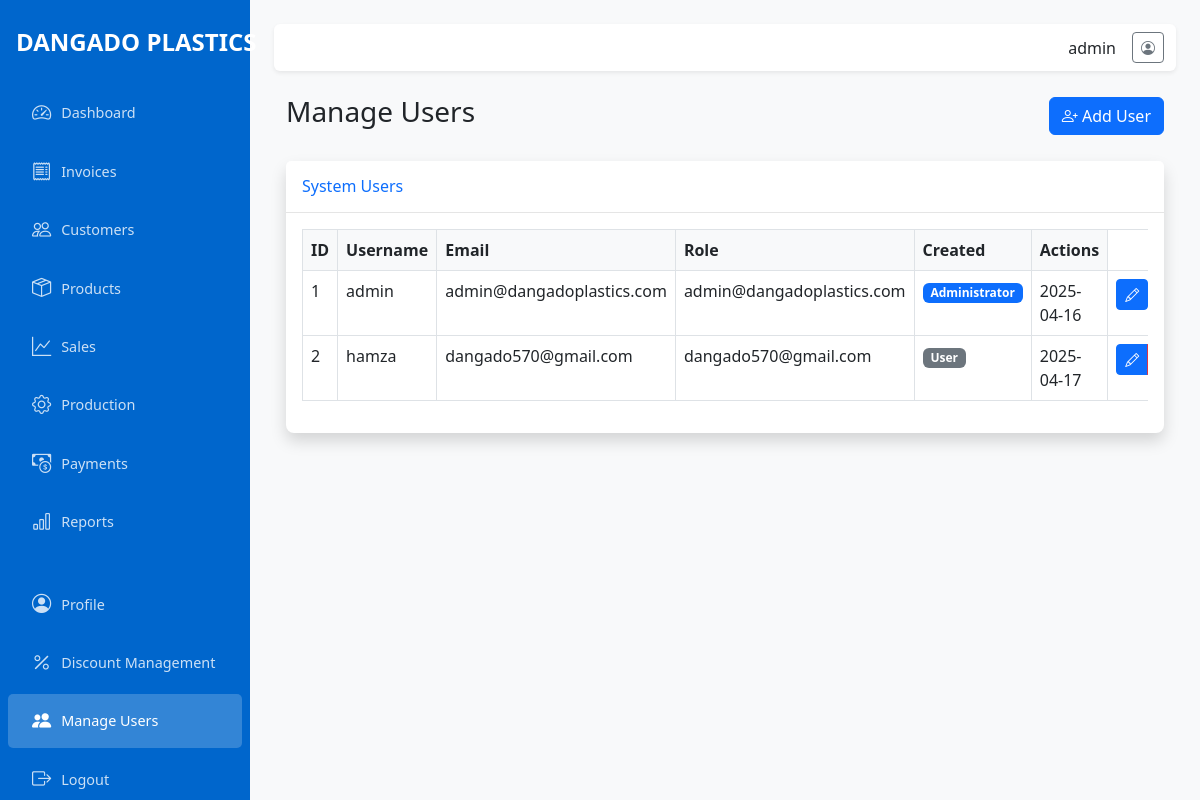
Screenshot of /users (signed in) with the database file from the repository.
### app/models.py (models this page shows, shortened)
class User(UserMixin, db.Model):
    id = db.Column(db.Integer, primary_key=True)
    username = db.Column(db.String(64), unique=True, nullable=False)
    email = db.Column(db.String(120), unique=True, nullable=False)
    password_hash = db.Column(db.String(128), nullable=False)
    is_admin = db.Column(db.Boolean, default=False)
    created_at = db.Column(db.DateTime, default=datetime.utcnow)

### app/routes/auth.py (the view)
@auth.route('/users', methods=['GET'])
@login_required
def user_list():
    if not current_user.is_admin:
        flash('You do not have permission to access this page.', 'danger')
        return redirect(url_for('dashboard.index'))
    users = User.query.all()
    return render_template('auth/users.html', users=users)

### app/models.py (called while the page is built)
@login_manager.user_loader
def load_user(user_id):
    return User.query.get(int(user_id))

### app/templates/auth/users.html (shortened to what this page needs)
{% extends 'layout.html' %}
{% block content %}
<div class="container-fluid">
    <div class="d-flex justify-content-between align-items-center mb-4">
        <h1 class="h3">Manage Users</h1>
        <a href="{{ url_for('auth.add_user') }}" class="btn btn-primary">
            <i class="bi bi-person-plus"></i> Add User
        </a>
    </div>
    <div class="card shadow mb-4">
        <div class="card-header py-3">
            <h6 class="m-0 font-weight-bold text-primary">System Users</h6>
        </div>
        <div class="card-body">
            <div class="table-responsive">
                <table class="table table-bordered" id="usersTable" width="100%" cellspacing="0">
                    <thead>
                        <tr>
                            <th>ID</th>
                            <th>Username</th>
                            <th>Email</th>
                            <th>Role</th>
                            <th>Created</th>
                            <th>Actions</th>
                        </tr>
                    </thead>
                    <tbody>
                        {% for user in users %}
                        <tr>
                            <td>{{ user.id }}</td>
                            <td>{{ user.username }}</td>
                            <td>{{ user.email }}</td>
                            <td>{{ user.email }}</td>
                           <td>
                               <span class="badge {% if user.is_admin %}bg-primary{% else %}bg-secondary{% endif %}">
                                   {% if user.is_admin %}Administrator{% else %}User{% endif %}
                               </span>
                           </td>
                           <td>{{ user.created_at.strftime('%Y-%m-%d') }}</td>
                           <td>
                               <div class="btn-group" role="group">
                                   <a href="{{ url_for('auth.edit_user', id=user.id) }}" class="btn btn-sm btn-primary">
                                       <i class="bi bi-pencil"></i>
                                   </a>
                               </div>
                           </td>
                       </tr>
                       {% else %}
                       <tr>
                           <td colspan="6" class="text-center">No users found</td>
                       </tr>
                       {% endfor %}
                   </tbody>
               </table>
           </div>
       </div>
   </div>
</div>
{% endblock %}

### app/templates/layout.html (shortened to what this page needs)
<!DOCTYPE html>
<html lang="en">
<head>
    <link href="https://cdn.jsdelivr.net/npm/bootstrap@5.3.0-alpha1/dist/css/bootstrap.min.css" rel="stylesheet">
    <link href="https://cdn.jsdelivr.net/npm/bootstrap-icons@1.11.0/font/bootstrap-icons.css" rel="stylesheet">
</head>
<body>
    <div class="wrapper">
        <nav id="sidebar" class="sidebar">
            <div class="sidebar-header">
                <div class="navbar-brand">DANGADO PLASTICS</div>
            </div>
            <ul class="nav flex-column">
                <li class="nav-item">
                    <a href="{{ url_for('dashboard.index') }}" class="nav-link {% if request.endpoint == 'dashboard.index' %}active{% endif %}">
                        <i class="bi bi-speedometer2"></i> Dashboard
                    </a>
                </li>
                <li class="nav-item">
                    <a href="{{ url_for('invoices.index') }}" class="nav-link {% if 'invoices' in request.endpoint %}active{% endif %}">
                        <i class="bi bi-receipt"></i> Invoices
                    </a>
                </li>
                <li class="nav-item">
                    <a href="{{ url_for('customers.index') }}" class="nav-link {% if 'customers' in request.endpoint %}active{% endif %}">
                        <i class="bi bi-people"></i> Customers
                    </a>
                </li>
                <li class="nav-item">
                    <a href="{{ url_for('products.index') }}" class="nav-link {% if 'products' in request.endpoint %}active{% endif %}">
                        <i class="bi bi-box-seam"></i> Products
                    </a>
                </li>
                <li class="nav-item">
                    <a href="{{ url_for('sales.index') }}" class="nav-link {% if 'sales' in request.endpoint %}active{% endif %}">
                        <i class="bi bi-graph-up"></i> Sales
                    </a>
                </li>
                <li class="nav-item">
                    <a href="{{ url_for('production.index') }}" class="nav-link {% if 'production' in request.endpoint %}active{% endif %}">
                        <i class="bi bi-gear"></i> Production
                    </a>
                </li>
                <li class="nav-item">
                    <a href="{{ url_for('payments.index') }}" class="nav-link {% if 'payments' in request.endpoint %}active{% endif %}">
                        <i class="bi bi-cash-coin"></i> Payments
                    </a>
                </li>
                <li class="nav-item">
                    <a href="{{ url_for('reports.index') }}" class="nav-link {% if 'reports' in request.endpoint %}active{% endif %}">
                        <i class="bi bi-bar-chart"></i> Reports
                    </a>
                </li>
                <li class="nav-item mt-4">
                    <a href="{{ url_for('auth.profile') }}" class="nav-link {% if request.endpoint == 'auth.profile' %}active{% endif %}">
                        <i class="bi bi-person-circle"></i> Profile
                    </a>
                </li>
                {% if current_user.is_admin %}
                <li class="nav-item">
                    <a href="{{ url_for('discounts.index') }}" class="nav-link {% if 'discounts' in request.endpoint %}active{% endif %}">
                        <i class="bi bi-percent"></i> Discount Management
                    </a>
                </li>
                {% endif %}
                {% if current_user.is_admin %}
                <li class="nav-item">
                    <a href="{{ url_for('auth.user_list') }}" class="nav-link {% if request.endpoint == 'auth.user_list' %}active{% endif %}">
                        <i class="bi bi-people-fill"></i> Manage Users
                    </a>
                </li>
                {% endif %}
                <li class="nav-item">
                    <a href="{{ url_for('auth.logout') }}" class="nav-link">
                        <i class="bi bi-box-arrow-right"></i> Logout
                    </a>
                </li>
            </ul>
        </nav>
        <div class="main-content">
            <nav class="navbar navbar-expand-lg navbar-light bg-white shadow-sm mb-4 rounded">
                <div class="container-fluid">
                    <div class="ms-auto d-flex align-items-center">
                        <div class="me-3">
                            {{ current_user.username }}
                        </div>
                        <a href="{{ url_for('auth.profile') }}" class="btn btn-outline-secondary btn-sm">
                            <i class="bi bi-person-circle"></i>
                        </a>
                    </div>
                </div>
            </nav>
            {% block content %}{% endblock %}
        </div>
    </div>
</body>
</html>

### app/templates/layout.html (style rules this page uses)
:root { --primary-color: #0066cc; --secondary-color: #f8f9fa; --sidebar-width: 250px; }
body { font-family: 'Segoe UI', Arial, sans-serif; background-color: #f8f9fa; }
.sidebar { min-width: var(--sidebar-width); width: var(--sidebar-width); background-color: var(--primary-color); min-height: 100vh; position: fixed; transition: all 0.3s; z-index: 999; }
.sidebar .navbar-brand { color: white; padding: 1.5rem 1rem; font-size: 1.5rem; font-weight: bold; }
.sidebar .nav-link { color: rgba(255, 255, 255, 0.8); padding: 0.8rem 1.5rem; font-size: 0.9rem; display: flex; align-items: center; border-radius: 5px; margin: 2px 8px; }
.sidebar .nav-link.active { color: white; background-color: rgba(255, 255, 255, 0.2); }
.sidebar .nav-link i { margin-right: 10px; font-size: 1.2rem; }
.main-content { margin-left: var(--sidebar-width); padding: 1.5rem; transition: all 0.3s; }
.card { border: none; border-radius: 0.5rem; box-shadow: 0 0.125rem 0.25rem rgba(0, 0, 0, 0.075); margin-bottom: 1.5rem; }
.card-header { background-color: white; border-bottom: 1px solid rgba(0, 0, 0, 0.1); padding: 1rem; font-weight: 600; }
.table th { font-weight: 600; background-color: #f8f9fa; }

### rows the page displays
User: username "admin", id "1", email "admin@dangadoplastics.com", is_admin "Administrator", created_at "2025-04-16"
User: id "2", username "hamza", email "dangado570@gmail.com", is_admin "User", created_at "2025-04-17"
